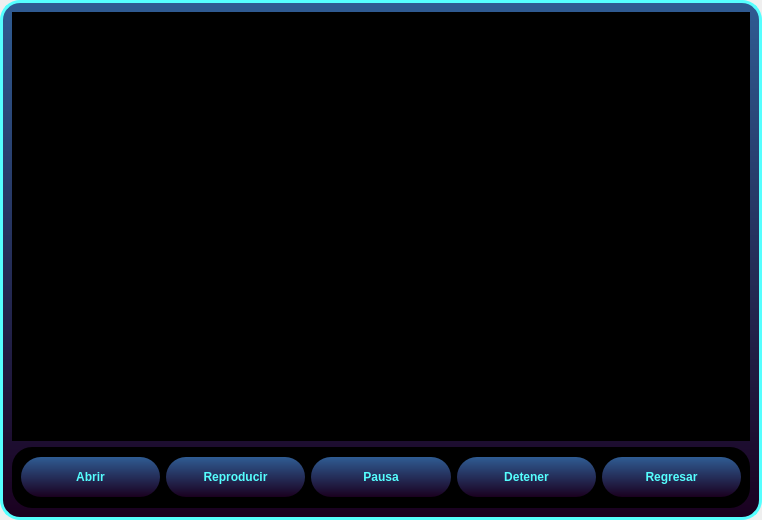
<?xml version="1.0" encoding="UTF-8"?>
<ui version="4.0">
 <class>Form</class>
 <widget class="QWidget" name="Form">
  <property name="geometry">
   <rect>
    <x>0</x>
    <y>0</y>
    <width>762</width>
    <height>520</height>
   </rect>
  </property>
  <property name="windowTitle">
   <string>Form</string>
  </property>
  <widget class="QFrame" name="frame">
   <property name="geometry">
    <rect>
     <x>0</x>
     <y>0</y>
     <width>762</width>
     <height>520</height>
    </rect>
   </property>
   <property name="minimumSize">
    <size>
     <width>762</width>
     <height>520</height>
    </size>
   </property>
   <property name="maximumSize">
    <size>
     <width>762</width>
     <height>520</height>
    </size>
   </property>
   <property name="styleSheet">
    <string notr="true">background-color: qlineargradient(spread:pad, x1:0, y1:0, x2:0, y2:1, stop:0 rgba(47, 92, 147, 255), stop:1 rgba(26, 0, 31, 255));
border-radius:20;
border-style: solid;
border-width: 3px;
border-color: rgb(85, 255, 255);
</string>
   </property>
   <property name="frameShape">
    <enum>QFrame::StyledPanel</enum>
   </property>
   <property name="frameShadow">
    <enum>QFrame::Raised</enum>
   </property>
   <layout class="QVBoxLayout" name="verticalLayout" stretch="7,1">
    <item>
     <widget class="QWidget" name="videoWidget" native="true">
      <property name="styleSheet">
       <string notr="true">border: none;
border-radius: 0;
background-color: black;</string>
      </property>
     </widget>
    </item>
    <item>
     <widget class="QFrame" name="frame_3">
      <property name="styleSheet">
       <string notr="true">background-color: black;
border-radius:20;
border-style: solid;
border-width: 3px;
border: none;
</string>
      </property>
      <property name="frameShape">
       <enum>QFrame::StyledPanel</enum>
      </property>
      <property name="frameShadow">
       <enum>QFrame::Raised</enum>
      </property>
      <layout class="QHBoxLayout" name="horizontalLayout">
       <item>
        <widget class="QPushButton" name="b_abrir">
         <property name="minimumSize">
          <size>
           <width>0</width>
           <height>40</height>
          </size>
         </property>
         <property name="maximumSize">
          <size>
           <width>16777215</width>
           <height>40</height>
          </size>
         </property>
         <property name="styleSheet">
          <string notr="true">QPushButton{
	background-color: qlineargradient(spread:pad, x1:0, y1:0, x2:0, y2:1, stop:0 rgba(47, 92, 147, 255), stop:1 rgba(26, 0, 31, 255));
border-style: solid;
border-radius: 20;
font:75 12pt &quot;Myanmar Text&quot;;
font: bold;
color: rgb(85, 255, 255);
}
QPushButton:hover{
background-color:rgba(3, 239, 254, 0.4);
font:75 12pt &quot;Myanmar Text&quot;;
font: bold;
color: rgb(3,239,254);
border-radius:20;
}</string>
         </property>
         <property name="text">
          <string>Abrir</string>
         </property>
        </widget>
       </item>
       <item>
        <widget class="QPushButton" name="b_reproducir">
         <property name="minimumSize">
          <size>
           <width>0</width>
           <height>40</height>
          </size>
         </property>
         <property name="maximumSize">
          <size>
           <width>16777215</width>
           <height>40</height>
          </size>
         </property>
         <property name="styleSheet">
          <string notr="true">QPushButton{
	background-color: qlineargradient(spread:pad, x1:0, y1:0, x2:0, y2:1, stop:0 rgba(47, 92, 147, 255), stop:1 rgba(26, 0, 31, 255));
border-style: solid;
border-radius: 20;
font:75 12pt &quot;Myanmar Text&quot;;
font: bold;
color: rgb(85, 255, 255);
}
QPushButton:hover{
background-color:rgba(3, 239, 254, 0.4);
font:75 12pt &quot;Myanmar Text&quot;;
font: bold;
color: rgb(3,239,254);
border-radius:20;
}</string>
         </property>
         <property name="text">
          <string>Reproducir</string>
         </property>
        </widget>
       </item>
       <item>
        <widget class="QPushButton" name="b_pausa">
         <property name="minimumSize">
          <size>
           <width>0</width>
           <height>40</height>
          </size>
         </property>
         <property name="maximumSize">
          <size>
           <width>16777215</width>
           <height>40</height>
          </size>
         </property>
         <property name="styleSheet">
          <string notr="true">QPushButton{
	background-color: qlineargradient(spread:pad, x1:0, y1:0, x2:0, y2:1, stop:0 rgba(47, 92, 147, 255), stop:1 rgba(26, 0, 31, 255));
border-style: solid;
border-radius: 20;
font:75 12pt &quot;Myanmar Text&quot;;
font: bold;
color: rgb(85, 255, 255);
}
QPushButton:hover{
background-color:rgba(3, 239, 254, 0.4);
font:75 12pt &quot;Myanmar Text&quot;;
font: bold;
color: rgb(3,239,254);
border-radius:20;
}</string>
         </property>
         <property name="text">
          <string>Pausa</string>
         </property>
        </widget>
       </item>
       <item>
        <widget class="QPushButton" name="b_detener">
         <property name="minimumSize">
          <size>
           <width>0</width>
           <height>40</height>
          </size>
         </property>
         <property name="maximumSize">
          <size>
           <width>16777215</width>
           <height>40</height>
          </size>
         </property>
         <property name="styleSheet">
          <string notr="true">QPushButton{
	background-color: qlineargradient(spread:pad, x1:0, y1:0, x2:0, y2:1, stop:0 rgba(47, 92, 147, 255), stop:1 rgba(26, 0, 31, 255));
border-style: solid;
border-radius: 20;
font:75 12pt &quot;Myanmar Text&quot;;
font: bold;
color: rgb(85, 255, 255);
}
QPushButton:hover{
background-color:rgba(3, 239, 254, 0.4);
font:75 12pt &quot;Myanmar Text&quot;;
font: bold;
color: rgb(3,239,254);
border-radius:20;
}</string>
         </property>
         <property name="text">
          <string>Detener</string>
         </property>
        </widget>
       </item>
       <item>
        <widget class="QPushButton" name="b_regresar">
         <property name="minimumSize">
          <size>
           <width>0</width>
           <height>40</height>
          </size>
         </property>
         <property name="maximumSize">
          <size>
           <width>16777215</width>
           <height>40</height>
          </size>
         </property>
         <property name="styleSheet">
          <string notr="true">QPushButton{
	background-color: qlineargradient(spread:pad, x1:0, y1:0, x2:0, y2:1, stop:0 rgba(47, 92, 147, 255), stop:1 rgba(26, 0, 31, 255));
border-style: solid;
border-radius: 20;
font:75 12pt &quot;Myanmar Text&quot;;
font: bold;
color: rgb(85, 255, 255);
}
QPushButton:hover{
background-color:rgba(3, 239, 254, 0.4);
font:75 12pt &quot;Myanmar Text&quot;;
font: bold;
color: rgb(3,239,254);
border-radius:20;
}</string>
         </property>
         <property name="text">
          <string>Regresar</string>
         </property>
        </widget>
       </item>
      </layout>
     </widget>
    </item>
   </layout>
  </widget>
 </widget>
 <resources/>
 <connections/>
</ui>
